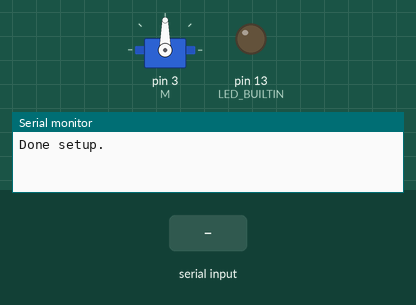
The program below on a simulated Arduino Uno, built with avr-gcc and run on an emulated ATmega328P. Parts: servo, output pins drawn as LEDs (lit = HIGH), the last lines printed to the serial monitor. The inputs (shaded band) are chosen by the test bench.

Above: at 5.2 s.
5.3 s: "true\n" received over Serial
At 6.2 s:
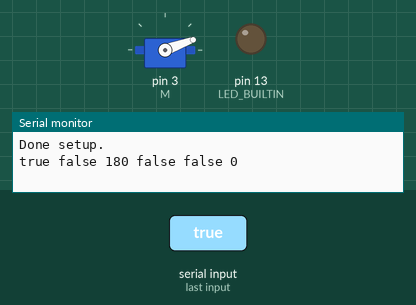
6.8 s: "1\n" received over Serial
Timing chart, 0 to 9.8 s (numbered marks = the images above; inputs shaded):
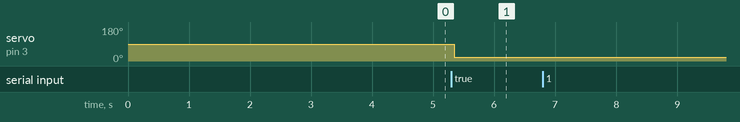

Measured:
- after the input at 5.3 s, servo on pin 3 (M): 90° → 20° after 0.05 s

The program:

main.cpp
```cpp
//  Assignment #3 - Smart room.

//  NOME                              | EMAIL                                 | MATRICOLA
//  Luca Babboni                      | luca.babboni2@studio.unibo.it         | 0000971126
//  Sara Romeo                        | sara.romeo3@studio.unibo.it           | 0000969946
//  Pablo Sebastian Vargas Grateron   | pablo.vargasgrateron@studio.unibo.it  | 0000970487

#include <Arduino.h>
#include <TaskScheduler.h>
#include "EnvVar.h"
#include "MsgService.h"
#include "BluetoothService.h"
#include "Sensors.h"
#include "SmartLight.h"
#include "SmartRollerBlinds.h"
#include "AppStatusManager.h"

// Global variables.
SysControl mod;
int systemTime;
State lightState;
int blindDegree;

String btMsg; // msg received from app

// Modules.
Scheduler sched;
BluetoothService bluetoothService(&btMsg);
Sensors sensors;
SmartLight smartLight(&mod, &lightState, &sensors);
SmartRollerBlinds smartRollerBlinds(&mod, &sensors, &systemTime, &blindDegree);
AppStatusManager appStatusManager;

/**
 * Parse the message received from the serial and register global variables.
 */
void parseMsg(Msg *msg)
{
    String input = String(msg->getContent());
    String values[7];
    int lastIndex = 0, startIndex = 0, i=0;

    for (; i < (int)input.length(); i++)
    {
        if (input.charAt(i) == ' ')
        {
            values[lastIndex++] = input.substring(startIndex, i);
            startIndex = i + 1;
        }
    }
    values[lastIndex] = input.substring(startIndex, i); // store the last value

    values[0] == "true" ? mod = MAN : mod = AUTO;
    values[1] == "true" ? lightState = ON : lightState = OFF;
    blindDegree = values[2].toInt();
    values[3] == "true" ? sensors.setPirStatus(true) : sensors.setPirStatus(false);
    sensors.setPhotoresistorValue(values[4].toInt());
    systemTime = values[5].toInt();
}

/**
 * Tasks.
 */
void taskBluetooth()
{
    bluetoothService.update();
    if (btMsg != "")
    {
        // DEBUG
        // Serial.println("From bluetooth: " + btRxMsg);
        // Serial.println(btRxMsg.substring(8, 9)); // modality
        // Serial.println(btRxMsg.substring(16, 17)); // lightOn
        // Serial.println(btRxMsg.substring(25, 28)); // degree
        SysControl appMod = btMsg.substring(8, 9) == "1" ? MAN : AUTO;
        State appCurrentLightState = btMsg.substring(16, 17) == "1" ? ON : OFF;
        int appDegree = btMsg.substring(25, 28).toInt();
        appStatusManager.update(appMod, appCurrentLightState, appDegree);
    }
}

void taskSerial()
{
    if (MsgService.isMsgAvailable())
    {
        // Receive and parse the message to get parameters values.
        Msg *msg = MsgService.receiveMsg();
        parseMsg(msg);
        delete msg; // deallocate message

        // Send current state.
        // String appState; // from app: mod, lightOn, degree
        String roomState; // actual room state: mod, lightOn, degree

        mod == MAN ? roomState = "true " : roomState = "false ";
        smartLight.isLightOn() ? roomState += "true " : roomState += "false ";
        roomState += smartRollerBlinds.getCurrentDegree();

        String msgSending; // sends room state + app state manager to JAVA
        msgSending = roomState + " " + appStatusManager.getAppStatus() + " ";
        const char *msgChar = msgSending.c_str();

        // ROOM STATUS | APP STATUS
        // BOOL : mod | BOOL : lightOn | INT :  degree  || BOOL : mod | BOOL : lightOn | int : degree
        MsgService.sendMsg(msgChar);
    }
}

void taskSmartLight()
{
    smartLight.update();
}

void taskSmartRollerBlinds()
{
    smartRollerBlinds.update();
}

// TODO: set atomic tasks
Task t1(100, TASK_FOREVER, &taskBluetooth, &sched, true);
Task t2(100, TASK_FOREVER, &taskSerial, &sched, true);
Task t3(100, TASK_FOREVER, &taskSmartLight, &sched, true);
Task t4(100, TASK_FOREVER, &taskSmartRollerBlinds, &sched, true);

/**
 * Main setup.
 */
void setup()
{
    Serial.begin(9600);
    MsgService.init();
    bluetoothService.init();
    smartLight.setup();
    smartRollerBlinds.setup();
    systemTime = 9;
    Serial.println("Done setup.");
}

/**
 * Main loop.
 */
void loop()
{
    sched.execute();
}
```

AppStatusManager.cpp
```cpp
#include "AppStatusManager.h"

AppStatusManager::AppStatusManager() {
    appMod = AUTO;
    appCurrentLightState = OFF;
    appDegree = 0;
}

void AppStatusManager::update(SysControl appMod, State appCurrentLightState, int appDegree) {
    this->appMod = appMod;
    this->appCurrentLightState = appCurrentLightState;
    this->appDegree = appDegree;
}

//return a string that represent the current status of the app (modality, light state, degree)
String AppStatusManager::getAppStatus() {
    String modString = appMod == MAN ? "true" : "false";
    String appLightState = appCurrentLightState == ON ? "true" : "false";

    return  modString + " " + appLightState + " " + String(appDegree);
}
```

AppStatusManager.h
```cpp
#ifndef __APPSTATUSMANAGER__
#define __APPSTATUSMANAGER__

#include <Arduino.h>
#include "EnvVar.h"

class AppStatusManager {
public:
    AppStatusManager();
    void update(SysControl appMod, State appCurrentLightState, int appDegree);
    String getAppStatus();
private:
    SysControl appMod;
    State appCurrentLightState;
    int appDegree;
};
#endif
```

BluetoothService.cpp
```cpp
#include <BluetoothService.h>

SoftwareSerial btChannel(BT_RX_PIN, BT_TX_PIN);

BluetoothService::BluetoothService(String *msg) {
    this->msg = msg;
}

void BluetoothService::init() {
    btChannel.begin(BT_BAUDRATE);
    btChannel.print("AT");  // check if the module is in pairing mode
    delay(1000);
    btChannel.print("AT+NAMERoomController");   // set the name of the module to "RoomController"
    delay(1000);
    btChannel.print("AT+BAUD4");   // set the baud rate of the module to 9600
    delay(1000);
    btChannel.print("AT+PIN1234");   // set the pin code of the module to "1234"
    delay(1000);
}

void BluetoothService::update() {
    this->readMsg();
}

void BluetoothService::sendMsg(String msg) {
    btChannel.println(msg);
}

void BluetoothService::readMsg() {
    String tempMsg = "";
    while (btChannel.available()) {
        tempMsg += (char)btChannel.read();
    }
    *msg = tempMsg;
}
```

BluetoothService.h
```cpp
#ifndef __BLUETOOTHSERVICE__
#define __BLUETOOTHSERVICE__

#include <Arduino.h>
#include <SoftwareSerial.h>
#include "EnvVar.h"

#define BT_RX_PIN 10
#define BT_TX_PIN 11
#define BT_BAUDRATE 9600

class BluetoothService
{
public:
    BluetoothService(String *msg);
    void init();
    void update();
private:
    String *msg;
    void sendMsg(String msg);
    void readMsg();
};

#endif
```

EnvVar.h
```cpp
#ifndef __ENVVAR__
#define __ENVVAR__

#include <Arduino.h>

enum State {
    OFF = 0,
    ON = 1
};

enum SysControl {
    AUTO = 0, // based on day time and movement (pir sensor)
    MAN = 1   // from mobile app
};

#endif
```

Led.cpp
```cpp
#include "Led.h"

Led::Led(int pin){
    this->pin = pin;
    pinMode(pin, OUTPUT);
}

void Led::switchOn(){
    digitalWrite(pin, HIGH);
}

void Led::switchOff(){
    digitalWrite(pin, LOW);
};

bool Led::isOn() {
    return digitalRead(pin) == HIGH ? true : false;
}
```

Led.h
```cpp
#ifndef __LED__
#define __LED__

#include "Light.h"

class Led: public Light {
public:
    Led(int pin);
    void switchOn();
    void switchOff();
    bool isOn();
private:
    int pin;
};

#endif
```

Light.h
```cpp
#ifndef __LIGHT__
#define __LIGHT__

#include <Arduino.h>

class Light {
public:
    virtual void switchOn() = 0;
    virtual void switchOff() = 0;
    virtual bool isOn();
};

#endif
```

MsgService.cpp
```cpp
#include "MsgService.h"

String content;

MsgServiceClass MsgService;

bool MsgServiceClass::isMsgAvailable()
{
  return msgAvailable;
}

Msg *MsgServiceClass::receiveMsg()
{
  if (msgAvailable)
  {
    Msg *msg = currentMsg;
    msgAvailable = false;
    currentMsg = NULL;
    content = "";
    return msg;
  }
  else
  {
    return NULL;
  }
}

void MsgServiceClass::init()
{
  Serial.begin(9600);
  content.reserve(256);
  content = "";
  currentMsg = NULL;
  msgAvailable = false;
}

void MsgServiceClass::sendMsg(const String &msg)
{
  Serial.println(msg);
}

void serialEvent()
{
  /* reading the content */
  while (Serial.available())
  {
    char ch = (char)Serial.read();
    if (ch == '\n')
    {
      MsgService.currentMsg = new Msg(content);
      MsgService.msgAvailable = true;
    }
    else
    {
      content += ch;
    }
  }
}

bool MsgServiceClass::isMsgAvailable(Pattern &pattern)
{
  return (msgAvailable && pattern.match(*currentMsg));
}

Msg *MsgServiceClass::receiveMsg(Pattern &pattern)
{
  if (msgAvailable && pattern.match(*currentMsg))
  {
    Msg *msg = currentMsg;
    msgAvailable = false;
    currentMsg = NULL;
    content = "";
    return msg;
  }
  else
  {
    return NULL;
  }
}
```

MsgService.h
```cpp
#ifndef __MSGSERVICE__
#define __MSGSERVICE__

#include "Arduino.h"

class Msg
{
	String content;

public:
	Msg(String content)
	{
		this->content = content;
	}
	String getContent()
	{
		return content;
	}
};

class Pattern
{
public:
	virtual boolean match(const Msg &m) = 0;
};

class MsgServiceClass
{
public:
	Msg *currentMsg;
	bool msgAvailable;
	void init();
	bool isMsgAvailable();
	Msg *receiveMsg();
	bool isMsgAvailable(Pattern &pattern);
	/* note: message deallocation is responsibility of the client */
	Msg *receiveMsg(Pattern &pattern);
	void sendMsg(const String &msg);
};

extern MsgServiceClass MsgService;

#endif
```

Sensors.cpp
```cpp
#include "Sensors.h"

Sensors::Sensors()
{
	this->pir = false;
	this->photoresistor = 0;
}

/**
 * @return true if the pir is on, false otherwise
 */
bool Sensors::isPirOn()
{
	return pir;
}

/**
 * @return true if the photoresistor value is greater than lightLimit. This parameter can be
 * specified in the constructor
 */
bool Sensors::isLightLow()
{
	return this->photoresistor <= THL;
}

/**
 * Update the status of the pir and the value of the photoresistor
 */
void Sensors::update(bool pirStatus, int photoresistorValue)
{
	setPirStatus(pirStatus);
	setPhotoresistorValue(photoresistorValue);
}

/**
 * @param pirStatus the new status of the pir. True if someone i detected in the room,
 *  false otherwise
 */
void Sensors::setPirStatus(bool pirStatus)
{
	this->pir = pirStatus;
}

/**
 * @param photoresistorValue the new value detected by the photoresistor
 */
void Sensors::setPhotoresistorValue(int photoresistorValue)
{
	this->photoresistor = photoresistorValue;
}
```

Sensors.h
```cpp
#ifndef __SENSORS__
#define __SENSORS__

#include <Arduino.h>

#define THL 900; // threshold light

class Sensors
{
public:
    Sensors();
    bool isPirOn();
    bool isLightLow();
    void update(bool pirStatus, int photoresistorValue);
    void setPirStatus(bool pirStatus);
    void setPhotoresistorValue(int photoresistorValue);

private:
    int thl;
    bool pir;
    int photoresistor;
};
#endif
```

ServoManager.cpp
```cpp
#include "ServoManager.h"

/**
 * Update servo position by using degrees (0°-180°).
*/
void ServoManager::update(int degrees) {
    int pulse = map(degrees, MIN_DEGREES, MAX_DEGREES, MIN_PULSE, MAX_PULSE);
    s.write(pulse);
}

/**
 * Attach servo.
 */
void ServoManager::setup() {
    s.attach(M);
}
```

ServoManager.h
```cpp
#ifndef __SERVOMANAGER__
#define __SERVOMANAGER__

#include <Arduino.h>
#include <Servo.h>
#include "EnvVar.h"
//#include <ServoTimer2.h>

#define M 3             // servo-motor pin
#define MIN_PULSE 750   // 0° = 750 (min pulse width sent to servo)
#define MAX_PULSE 2250  // 180° = 2250 (max pulse width sent to servo)
#define MIN_DEGREES 0
#define MAX_DEGREES 180

class ServoManager {
public:
    void setup();
    void update(int pulse);
private:
    Servo s;
};

#endif
```

SmartLight.cpp
```cpp
#include "SmartLight.h"

SmartLight::SmartLight(SysControl *mod, State *lightState, Sensors *sensors)
{
    this->mod = mod;
    this->lightState = lightState;
    this->sensors = sensors;
}

void SmartLight::setup()
{
    this->led = new Led(LIGHT_PIN);
}

void SmartLight::update()
{
    if (*mod == AUTO)
    {
        if (/*!isLightOn() &&*/ sensors->isPirOn() && sensors->isLightLow())
        {

            this->led->switchOn();
        }
        else
        {

            this->led->switchOff();
        }
    }
    else
    {
        if (*lightState == ON)
        {
            this->led->switchOn();
        }
        else
        {
            this->led->switchOff();
        }
    }
}

bool SmartLight::isLightOn()
{
    return this->led->isOn();
}
```

SmartLight.h
```cpp
#ifndef __SMARTLIGHT__
#define __SMARTLIGHT__

#include <Arduino.h>
#include "EnvVar.h"
#include "Led.h"
#include "Sensors.h"

#define LIGHT_PIN LED_BUILTIN

class SmartLight
{
public:
    SmartLight(SysControl *mod, State *lightState, Sensors *sensors);
    void setup();
    void update();
    bool isLightOn();

private:
    Light *led;
    SysControl *mod;
    State *lightState;
    Sensors *sensors;
};
#endif
```

SmartRollerBlinds.cpp
```cpp
#include "SmartRollerBlinds.h"

SmartRollerBlinds::SmartRollerBlinds(SysControl *mod, Sensors *sensors, int *time, int *degree)
{
	this->servoManager = new ServoManager();
	this->mod = mod;
	this->sensors = sensors;
	this->time = time;
	this->degree = degree;
	this->currentDegree = FULLYDOWN;
}

void SmartRollerBlinds::setup()
{
	this->servoManager->setup();
}

void SmartRollerBlinds::update()
{
	if (*mod == AUTO)
	{
		// if it's day time and there's the first movement fully up
		if (sensors->isPirOn() && (*time >= 8 && *time < 19))
		{
			currentDegree = UP;
			servoManager->update(FULLYUP);
		}
		// if it's night time and there's no more movement fully down
		else if (!sensors->isPirOn() && *time < 8 && *time >= 19)
		{
			currentDegree = DOWN;
			servoManager->update(FULLYDOWN);
		}
	}
	else // if modality is manual from the mobile app
	{
		currentDegree = *degree;
		servoManager->update(*degree);
	}
}

int SmartRollerBlinds::getCurrentDegree()
{
	return this->currentDegree;
}
```

SmartRollerBlinds.h
```cpp
#ifndef __SMARTROLLERBLINDS__
#define __SMARTROLLERBLINDS__

#include <Arduino.h>
#include "EnvVar.h"
#include "Sensors.h"
#include "ServoManager.h"

#define FULLYUP 0
#define FULLYDOWN 180

enum RollerBlindState
{
    UP = FULLYUP,
    DOWN = FULLYDOWN
};

class SmartRollerBlinds
{
public:
    SmartRollerBlinds(SysControl *mod, Sensors *sensors, int *time, int *degree);
    void setup();
    void update();
    int getCurrentDegree();

private:
    ServoManager *servoManager;
    SysControl *mod;
    Sensors *sensors;
    int *time;
    int *degree;
    int currentDegree;
};
#endif
```
